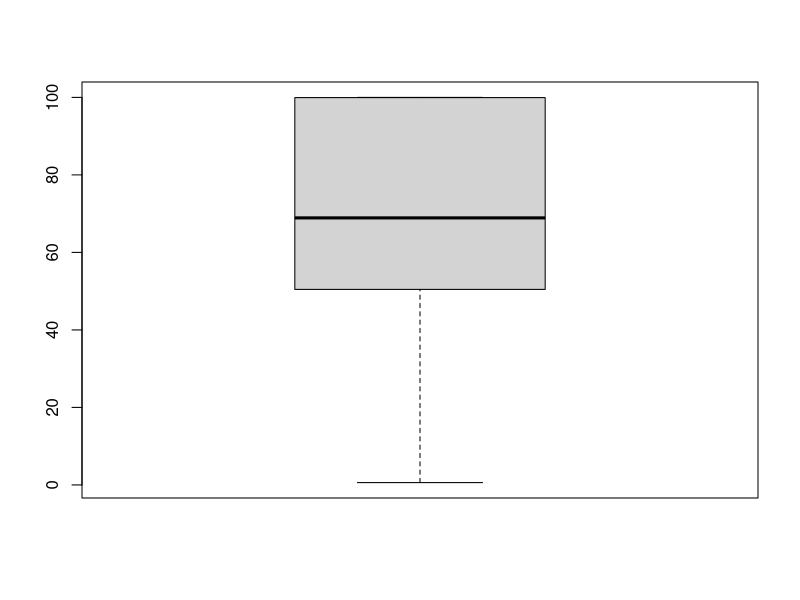
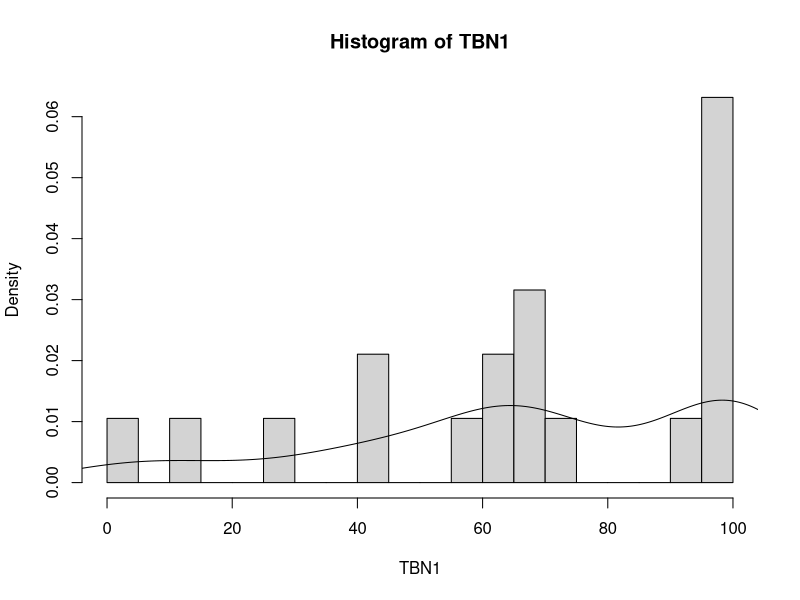
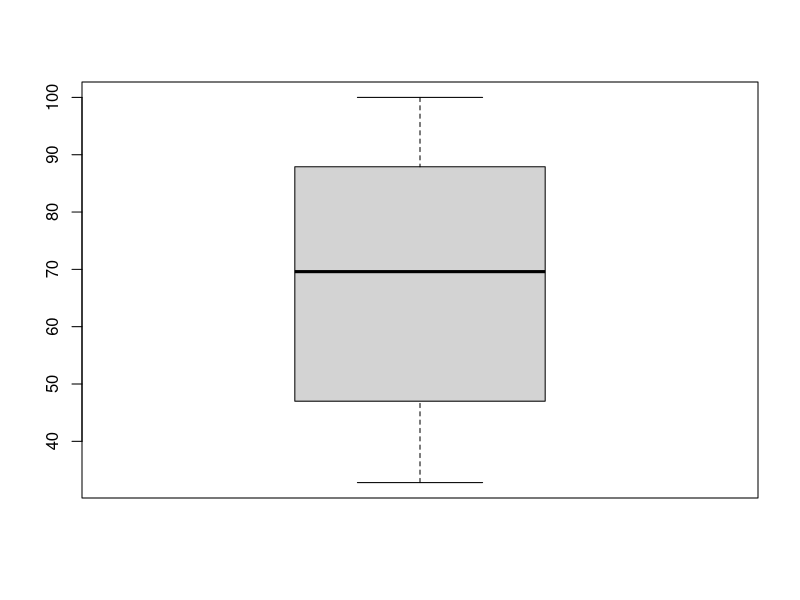
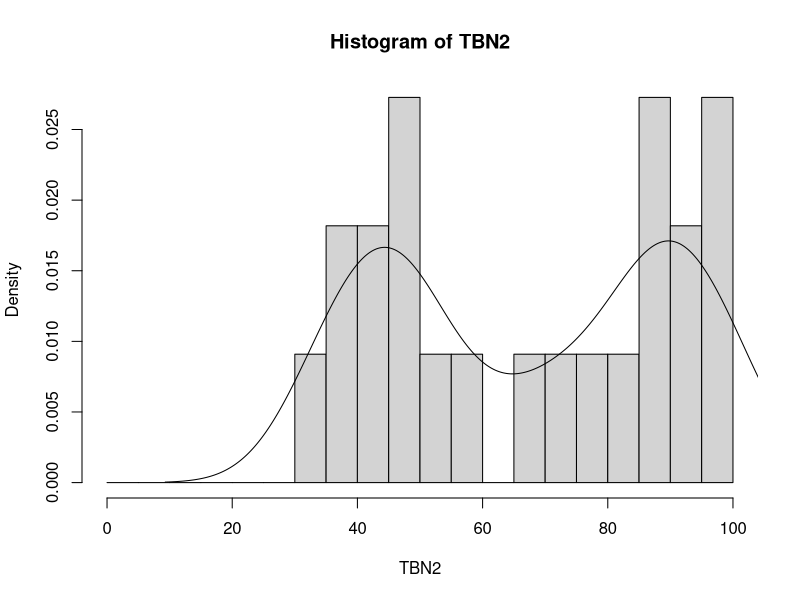
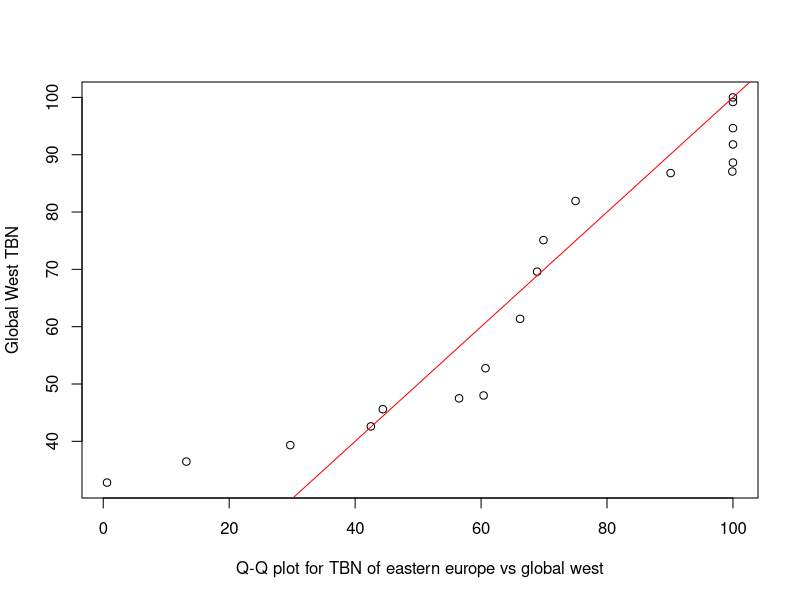
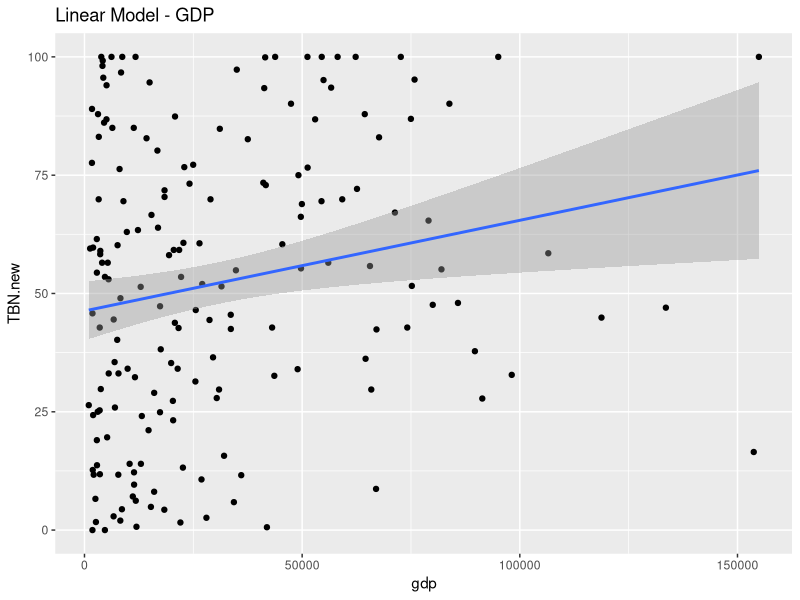
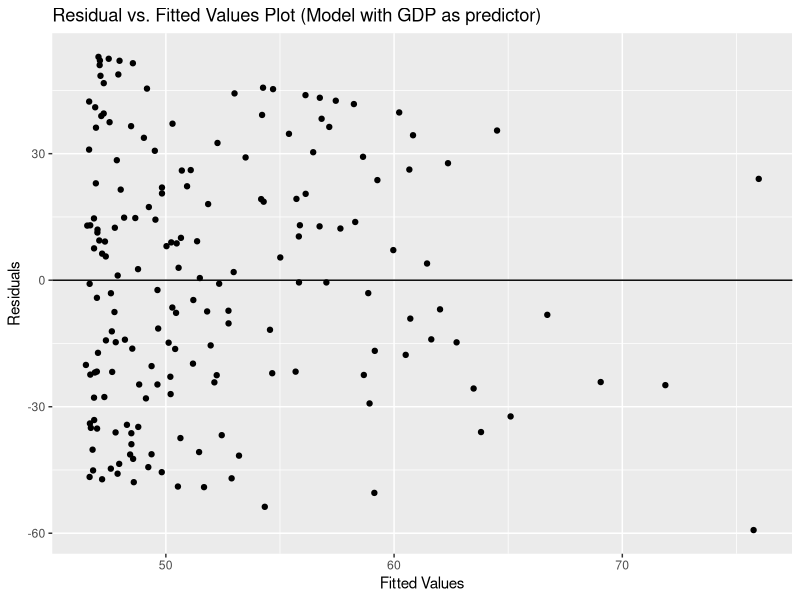
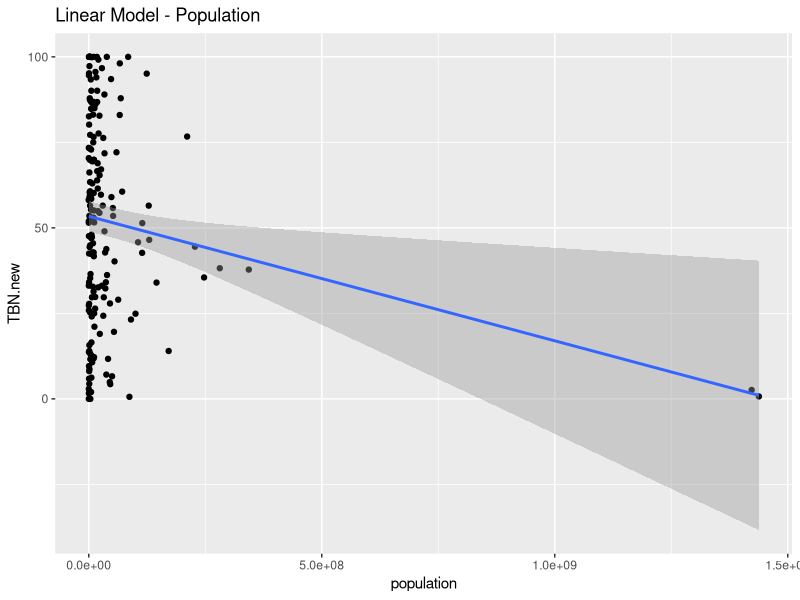

The R script that drew these images, in order:
library(readr)
library(ggplot2)
library(caret)
setwd("C:/Users/matec/DataAnalytics/Assignment2")

epi.data <- read_csv("epi_results_2024_pop_gdp_v2.csv")

# Get two regions sampled
east_europe_data <- epi.data[epi.data$region == "Eastern Europe", ]
west_data <- epi.data[epi.data$region == "Global West", ]

# Plot TBN New for eastern Europe
east_europe_data$TBN.new
NAs <- is.na(east_europe_data$TBN.new)
TBN1 <- east_europe_data$TBN.new[!NAs]

boxplot(TBN1)
x <- seq(0., 100., 5)
hist(TBN1, x, prob=TRUE)
lines(density(TBN1,na.rm=TRUE, bw="SJ"))


# Plot TBN New for global west
west_data$TBN.new
NAs <- is.na(west_data$TBN.new)
TBN2 <- west_data$TBN.new[!NAs]

boxplot(TBN2)
x <- seq(0., 100., 5)
hist(TBN2, x, prob=TRUE)
lines(density(TBN2,na.rm=TRUE, bw="SJ"))

qqplot(TBN1, TBN2, xlab = "Q-Q plot for TBN of eastern europe vs global west", ylab='Global West TBN') 
abline(0, 1, col = "red") # Put line to show what would theoretically be the same distribution

# Do linear model for gdp
TBN_lin_model_gdp <- lm(TBN.new~gdp, epi.data)
summary(TBN_lin_model_gdp)

ggplot(epi.data, aes(x = gdp, y = TBN.new)) +
  geom_point() +
  stat_smooth(method = "lm")+ labs(title='Linear Model - GDP')

ggplot(TBN_lin_model_gdp, aes(x = .fitted, y = .resid)) +
  geom_point() +
  geom_hline(yintercept = 0) +
  labs(title='Residual vs. Fitted Values Plot (Model with GDP as predictor)', x='Fitted Values', y='Residuals')

# Do linear model for population
TBN_lin_model_pop <- lm(TBN.new~population, epi.data)
summary(TBN_lin_model_pop)

ggplot(epi.data, aes(x = population, y = TBN.new)) +
  geom_point() +
  stat_smooth(method = "lm")+ labs(title='Linear Model - Population')

ggplot(TBN_lin_model_pop, aes(x = .fitted, y = .resid)) +
  geom_point() +
  geom_hline(yintercept = 0) +
  labs(title='Residual vs. Fitted Values Plot (Model with Population as predictor)', x='Fitted Values', y='Residuals')

# Do linear models again for Eastern Europe region
TBN_lin_model_gdp <- lm(TBN.new~gdp, east_europe_data)
summary(TBN_lin_model_gdp)

ggplot(east_europe_data, aes(x = gdp, y = TBN.new)) +
  geom_point() +
  stat_smooth(method = "lm")+ labs(title='Eastern Europe Linear Model - GDP')

ggplot(TBN_lin_model_gdp, aes(x = .fitted, y = .resid)) +
  geom_point() +
  geom_hline(yintercept = 0) +
  labs(title='Residual vs. Fitted Values Plot (Model for Eastern Europe with GDP as predictor)', x='Fitted Values', y='Residuals')

TBN_lin_model_pop <- lm(TBN.new~population, east_europe_data)
summary(TBN_lin_model_pop)

ggplot(east_europe_data, aes(x = population, y = TBN.new)) +
  geom_point() +
  stat_smooth(method = "lm")+ labs(title='Eastern Europe Linear Model - Population')

ggplot(TBN_lin_model_pop, aes(x = .fitted, y = .resid)) +
  geom_point() +
  geom_hline(yintercept = 0) +
  labs(title='Residual vs. Fitted Values Plot (Model for Eastern Europe with Population as predictor)', x='Fitted Values', y='Residuals')

# The best model is the linear model trained on gdp for the eastern Europe region. This is because it has the lowest p value (it is significant) and the highest R^2. 
# Even though it is the best model, it is not necessarily a great model as it still has decently sized residuals and only has a R^2 of 0.34. 
# Specifying by region likely helps to reduce the variability caused by other factors, thus why gdp for all regions is the second best model instead.


# Do KNN for regions clusters (first 3 variables)
ctrl <- trainControl(method = "cv", number = 10)
region.knn.one <- train(region~EPI.new + ECO.new + BDH.new, data=epi.data, 
                         method="knn",  preProcess = c("center", "scale"), metric="Accuracy", trControl=ctrl)

knn.true <- epi.data$region
knn.predicted <- predict(region.knn.one,epi.data[,c(8, 10, 12)])

train.cm = as.matrix(table(Actual = knn.true, Predicted = knn.predicted))
train.cm
train.accuracy <- sum(diag(train.cm))/nrow(epi.data) 
train.accuracy

# Repeat KNN for region clusters (another 3 variables)
epi.clean <- na.omit(epi.data[, c("region", "SPI.new", "TBN.new", "TKP.new")])
ctrl <- trainControl(method = "cv", number = 10)
region.knn.two <- train(region~SPI.new + TBN.new + TKP.new, data=epi.clean, 
                        method="knn",  preProcess = c("center", "scale"), metric="Accuracy", trControl=ctrl)

knn.true <- epi.clean$region
knn.predicted <- predict(region.knn.two,epi.clean[,c(2, 3, 4)])

train.cm = as.matrix(table(Actual = knn.true, Predicted = knn.predicted))
train.cm
train.accuracy <- sum(diag(train.cm))/nrow(epi.clean) 
train.accuracy

# Both models were evaluated with a k value of 3 (following R's default). The model that did better was the model based on EPI, ECO, and BDH. It has a better accuracy of ~.6277 over ~.5 for the other model. 